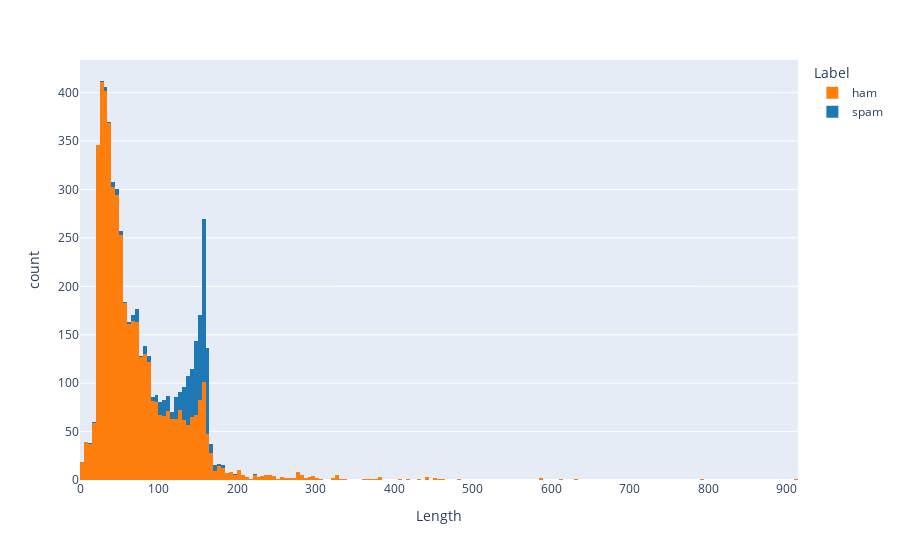

Notebook code for this chart:
### Code cell
fig = px.histogram(spam_collection, x="Length", color="Label", color_discrete_sequence=["#ff7f0e","#1f77b4"])
fig.show()

### Figure 1 — Plotly figure (JSON) as saved in the notebook; plotly's stock layout.template omitted (floating-point values rounded to 4 significant figures; data arrays with more than 128 entries replaced by an {"elided": "..."} marker saying what was removed)
{"data": [{"alignmentgroup": "True", "bingroup": "x", "hovertemplate": "Label=ham<br>Length=%{x}<br>count=%{y}<extra></extra>", "legendgroup": "ham", "marker": {"color": "#ff7f0e", "pattern": {"shape": ""}}, "name": "ham", "offsetgroup": "ham", "orientation": "v", "showlegend": true, "type": "histogram", "x": {"elided": "4825 int values"}, "xaxis": "x", "yaxis": "y"}, {"alignmentgroup": "True", "bingroup": "x", "hovertemplate": "Label=spam<br>Length=%{x}<br>count=%{y}<extra></extra>", "legendgroup": "spam", "marker": {"color": "#1f77b4", "pattern": {"shape": ""}}, "name": "spam", "offsetgroup": "spam", "orientation": "v", "showlegend": true, "type": "histogram", "x": {"elided": "747 int values"}, "xaxis": "x", "yaxis": "y"}], "layout": {"autosize": true, "barmode": "relative", "legend": {"title": {"text": "Label"}, "tracegroupgap": 0}, "margin": {"t": 60}, "xaxis": {"anchor": "y", "autorange": true, "domain": [0, 1], "range": [-0.5, 914.5], "title": {"text": "Length"}, "type": "linear"}, "yaxis": {"anchor": "x", "autorange": true, "domain": [0, 1], "range": [0, 433.7], "title": {"text": "count"}}}}
